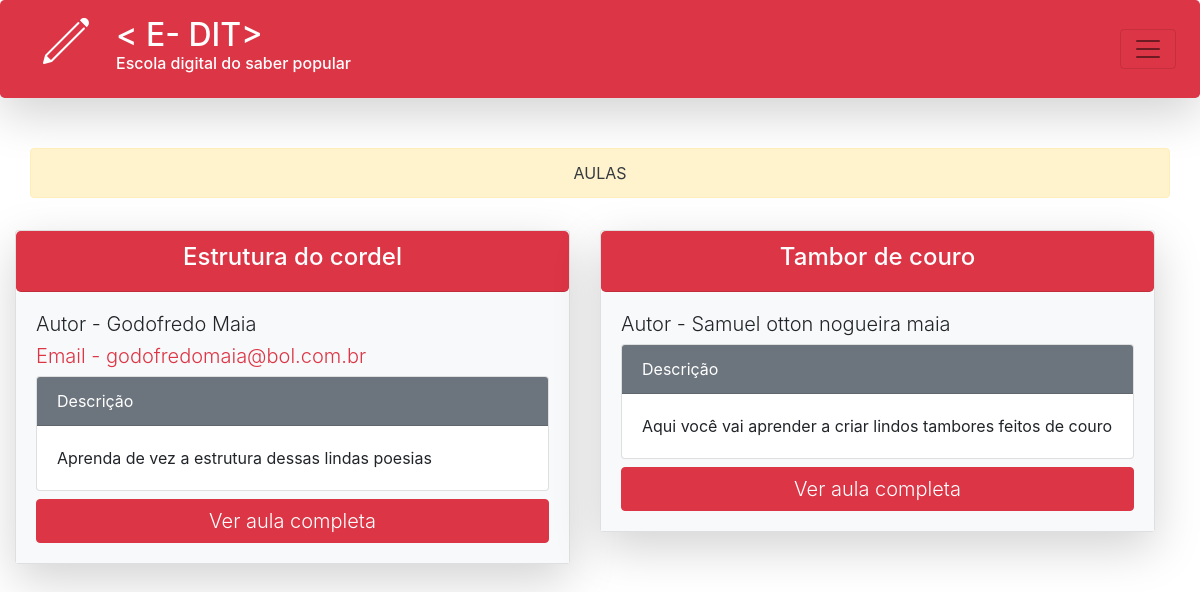
Before: /aula/ with the older database file.
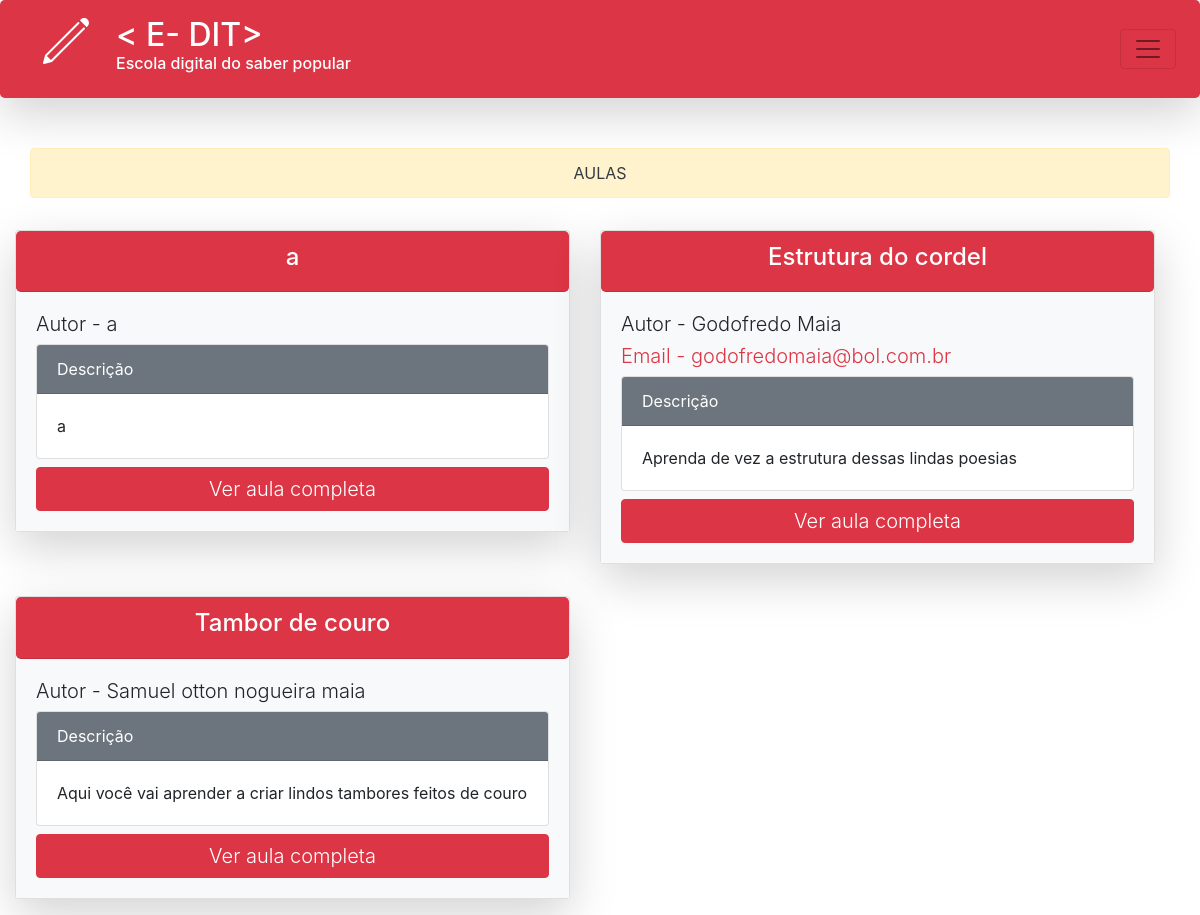
After: the same page with the newer database file.
### formulario/models.py (models this page shows)
class AULA(models.Model):
    codigo = models.UUIDField(primary_key=True, default=uuid.uuid4, editable=False)
    number = models.IntegerField(default=0)
    nome_autor = models.CharField(max_length=50)
    email_autor = models.EmailField(max_length=100, null=True, blank=True)
    titulo_aula = models.CharField(max_length=50,)
    descricao_aula = models.TextField()
    class Meta:
        ordering = ['-number']

### aula/views.py (the view)
# urls.py: path('', views.exibir_aula, name='exibir_aula'),
def exibir_aula(request):
    aula = AULA.objects.all()
    return render(request, 'aula/aulas.html', {'aula':aula})

### template/aula/aulas.html
{% extends 'base.html' %}
{% block content %}
<div style="margin-top: 50px" class="alert alert-warning text-dark text-center container" role="alert">
    AULAS
</div>
<div class="row container-fluid">
    {% for aul in aula %}
    <div class="col-md-6 my-3 ">
        <div class="card shadow-lg">
            <div class="card-header rounded-lg bg-danger text-white text-center">
                <h4>{{ aul.titulo_aula }}</h4>
            </div>
            <div class="card-body bg-light circle">
                <h1 class="lead">
                   Autor - {{aul.nome_autor}}
                </h1>
                {% if aul.email_autor != null %}
                <h5 class=" card-text lead text-danger">
                   Email - {{aul.email_autor}}
                </h5>
                {% endif %}
                <div class="card">
                    <div class="card-header bg-secondary text-white">
                        Descrição
                    </div>
                    <div style="max-height: 240px;" data-spy="scroll" class="card-body overflow-auto">
                        {{aul.descricao_aula}}
                    </div>
                </div>
                <a href="{{aul.number}}" class="btn btn-danger mt-2 col"><p class="lead my-auto">Ver aula completa</p></a>
            </div>
        </div>
    </div>
    {% endfor %}
</div>
{% endblock %}

Changed rows visible on the page:
added AULA: titulo_aula "a", nome_autor "a", descricao_aula "a"
